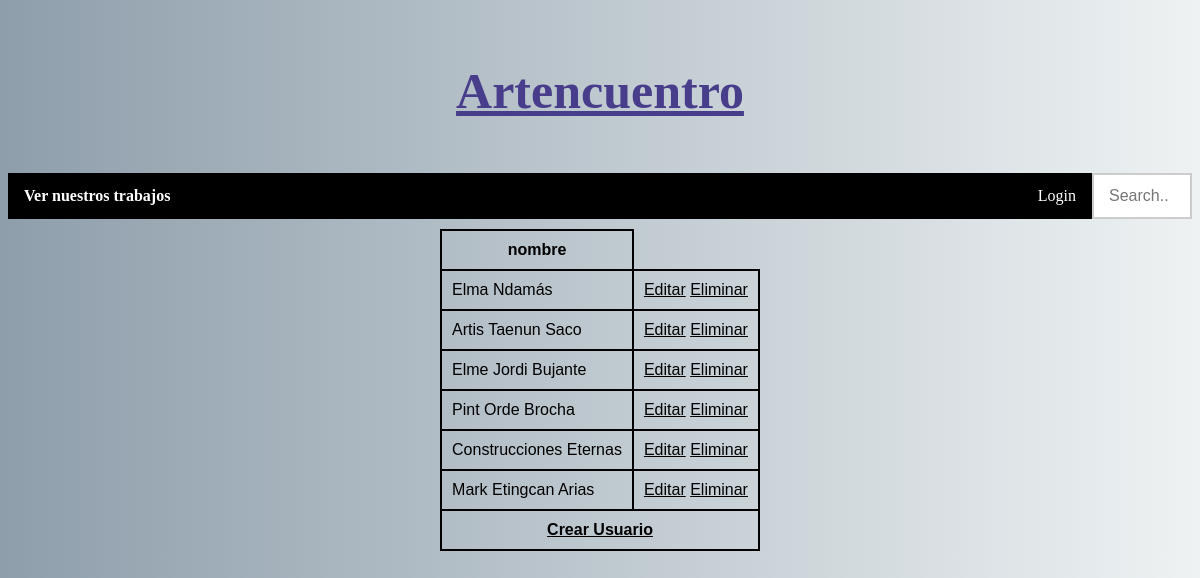
The app's page /admin.php with its own data.
### tables this page shows
CREATE TABLE [usuarios]
(
    [id] INTEGER PRIMARY KEY,
    [cuenta] NVARCHAR(20) NOT NULL,
    [clave] NVARCHAR(32) NOT NULL,
    [nombre] NVARCHAR(200) DEFAULT '',
    [tipo] INTEGER DEFAULT 2,
    [poblacion] NVARCHAR(200) DEFAULT '',
    [direccion] NVARCHAR(200) DEFAULT '',
    [telefono] NVARCHAR(200) DEFAULT ''
);

### data_access.class.php (called while the page is built, shortened)
<?php
class DB{
    private static $connection=null;
    public static function get(){
        if(self::$connection === null){
            self::$connection = new PDO('sqlite:' . __DIR__ . '/datos.db');
            self::$connection->exec('PRAGMA foreign_keys = ON;');
            self::$connection->exec('PRAGMA encoding="UTF-8";');
            self::$connection->setAttribute(PDO::ATTR_ERRMODE, PDO::ERRMODE_EXCEPTION);
        }
        return self::$connection;
    }
    public static function execute_sql($sql,$parms=null){
        try {
            $db = self::get();
            $ints= $db->prepare ( $sql );
            if ($ints->execute($parms)) {
                return $ints;
            }
        }
        catch (PDOException $e) {
            echo '<h3>Error en la DB: ' . $e->getMessage() . '</h3>';
        }
        return false;
    }
}

### admin.php (the view, shortened to what this page needs)
<?php
include_once 'presentation.class.php';
$query = DB::execute_sql('SELECT id,cuenta,nombre FROM usuarios');
$query->setFetchMode(PDO::FETCH_NAMED);
$tabla = $query->fetchAll();
echo"<table id='tabla'>";
$first=true;
foreach ($tabla as $row) {
    if ($first) {
        echo "<tr>";
        foreach ($row as $field => $value) {
            if($field == 'nombre'){
                echo "<th> $field </th>";
            }
        }
        $first = false;
        echo "</tr>";
    }
    echo "<tr>";
    foreach ($row as $field => $value) {
        if($field != 'id' && $field != 'cuenta'){
            echo "<td> $value </td>";
        }
    }
    echo "<td> <a href='index.php'>Editar</a> <a href='index.php'>Eliminar</a> </td>";
}
echo "<tr><th colspan='2'> <a href='createUser.php'>Crear Usuario</a> </th></tr>";
echo "</table>";

### estilos/estilos.css (style rules this page uses)
body { background: #8e9eab; background: -webkit-linear-gradient(to left, #eef2f3, #8e9eab); background: linear-gradient(to left, #eef2f3, #8e9eab); }
a { display: inline-block; color: inherit; text-align: center; padding: auto; }
#tabla { font-family: "Arial Black", sans-serif; border-collapse: collapse; display: table; margin: 10px auto auto auto; }
#tabla td, #tabla th { border: 2px solid black; padding: 10px; }
#tabla th { text-align: center; background-color: inherit; }

### records on screen
usuarios: field "nombre", nombre "Elma Ndamás"
usuarios: nombre "Artis Taenun Saco"
usuarios: nombre "Elme Jordi Bujante"
usuarios: nombre "Pint Orde Brocha"
usuarios: nombre "Construcciones Eternas"
usuarios: nombre "Mark Etingcan Arias"
